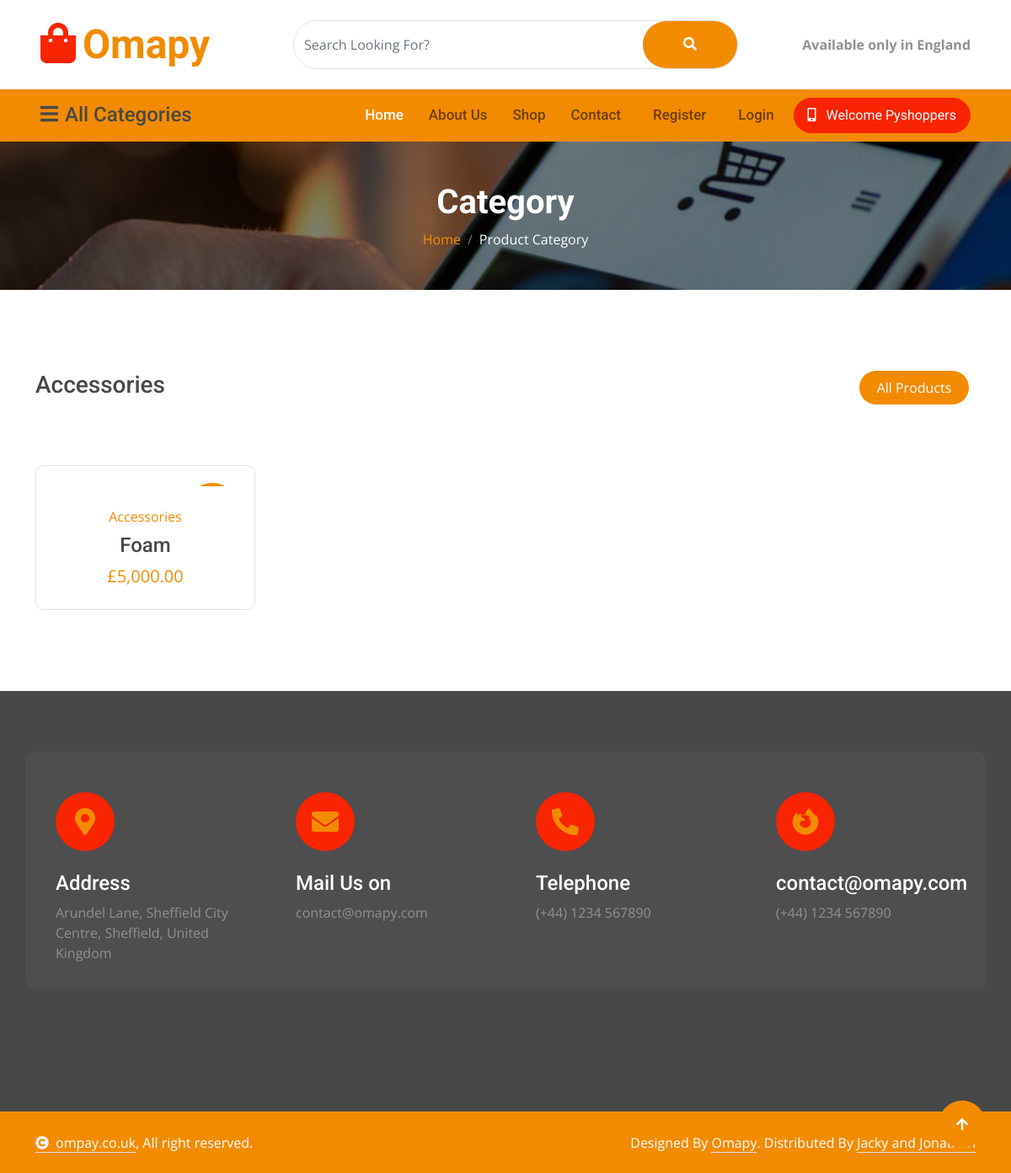
Before: /category/Accessories/ with the older database file.
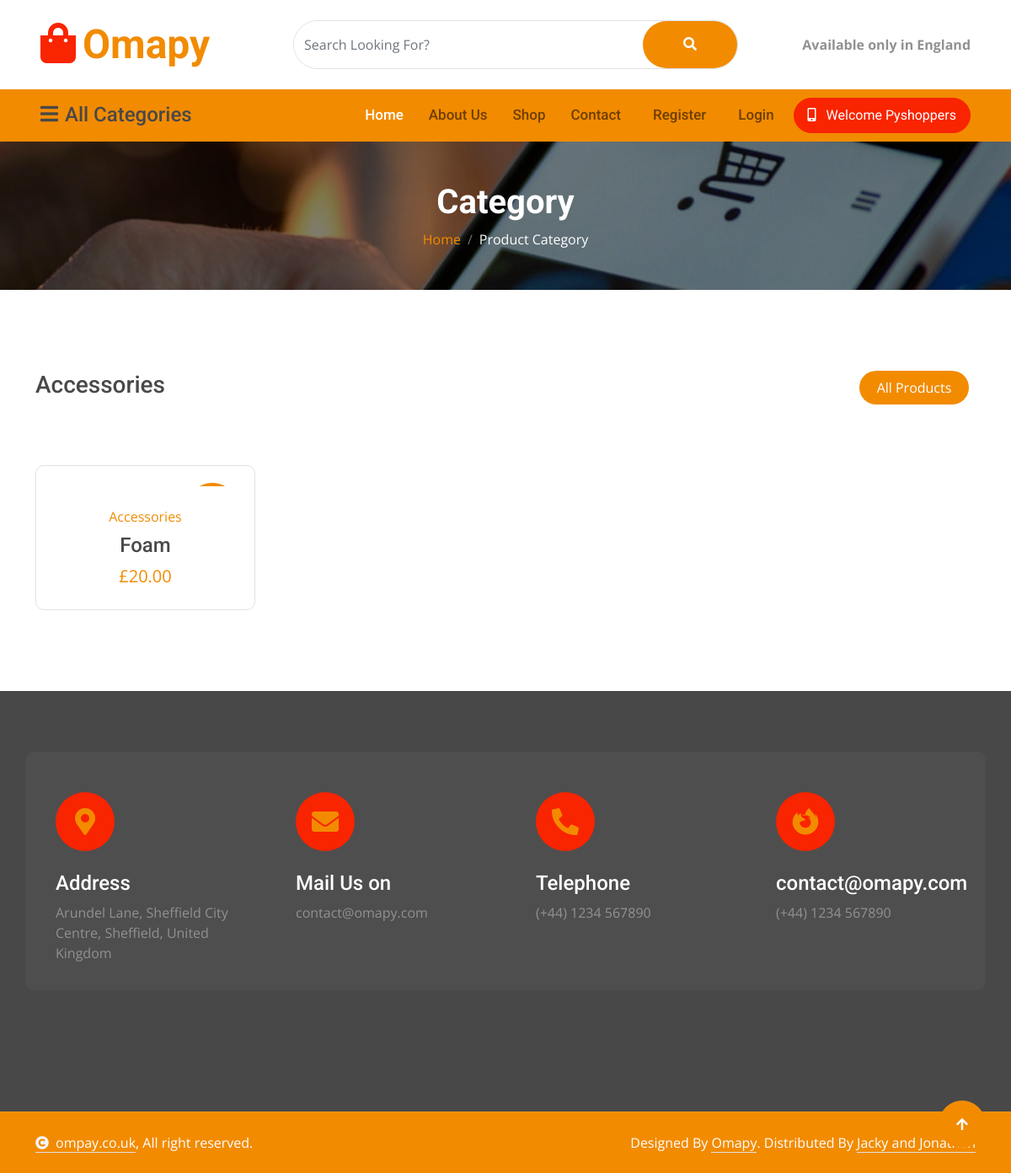
After: the same page with the newer database file.
### tables this page shows
CREATE TABLE products (
    id INTEGER PRIMARY KEY AUTOINCREMENT,
    created TIMESTAMP DEFAULT CURRENT_TIMESTAMP,
    user INTEGER NOT NULL REFERENCES users(id),
    product_name TEXT NOT NULL,
    product_price INTEGER NOT NULL,
    product_category TEXT,
    product_brand TEXT,
    product_description TEXT,
    product_image TEXT,
    product_gallery1 TEXT,
    product_gallery2 TEXT,
    product_gallery3 TEXT
);

### app.py (the view)
@app.route('/category/<string:category>/')
def category(category):
    products = get_products_by_category(category)
    if not products:
        flash('No products found in this category.', 'info')
    return render_template('product_category.html',title=category,products=products,category=category)

### app.py (called while the page is built)
@app.context_processor
def inject_csrf_token():
    return dict(csrf_token=generate_csrf())

@app.context_processor
def inject_site_name():
    return dict(siteName=siteName)

@app.context_processor
def inject_user():
    return {
        "username": session.get("username", "Shopper"),
        "user_id": session.get("user_id")
    }

@app.context_processor
def inject_admin():
    return dict(is_admin=is_admin)

@app.template_filter()
def get_username(user_id):
    user = get_user_by_id(user_id)
    return user['username'] if user else 'Unknown'

@app.template_filter('gbp')
def gbp(value):
    try:
        return "£{:,.2f}".format(float(value))
    except (ValueError, TypeError):
        return "£0.00"

@app.context_processor
def inject_categories():
    return {
        "categories": get_categories_with_count()
    }

### db/db.py (called while the page is built)
def get_user_by_id(user_id):
    conn = get_db_connection()
    user = conn.execute('SELECT * FROM users WHERE id = ?', (user_id,)).fetchone()
    conn.close()
    if user is None:
        abort(404)
    return user

### templates/product_category.html (shortened to what this page needs)
{% extends "base.html" %}
{% block content %}
<div class="container-fluid page-header py-5">
    <h1 class="text-center text-white display-6 wow fadeInUp" data-wow-delay="0.1s">Category</h1>
    <ol class="breadcrumb justify-content-center mb-0 wow fadeInUp" data-wow-delay="0.3s">
        <li class="breadcrumb-item"><a href="/">Home</a></li>
        <li class="breadcrumb-item active text-white">Product Category</li>
    </ol>
</div>
<div class="container-fluid product py-5">
    <div class="container py-5">
        <div class="tab-class">
            <div class="row g-4">
                <div class="col-lg-4 text-start wow fadeInLeft" data-wow-delay="0.1s">
                    <h3>{{title}}</h3>
                </div>
                <div class="col-lg-8 text-end wow fadeInRight" data-wow-delay="0.1s">
                    <ul class="nav nav-pills d-inline-flex text-center mb-5">
                        <li class="nav-item mb-4">
                            <a class="d-flex mx-2 py-2 bg-light rounded-pill active" href="">
                                <span class="text-dark" style="width: 130px;">All Products</span>
                            </a>
                        </li>
                    </ul>
                </div>
            </div>
            <div class="tab-content">
                <div id="tab-1" class="tab-pane fade show p-0 active">
                    <div class="row g-4">
                        {% for product in products %}
                        <div class="col-md-6 col-lg-4 col-xl-3">
                            <div class="product-item rounded wow fadeInUp" data-wow-delay="0.1s">
                                <div class="product-item-inner border rounded">
                                    <div class="product-item-inner-item">
                                        <div class="product-new">{{product['product_brand']}}</div>
                                    </div>
                                    <div class="text-center rounded-bottom p-4">
                                        <a href="{{ url_for('product', id=product['id']) }}"
                                            class="d-block mb-2">{{product['product_category']}}</a>
                                        <a href="{{ url_for('product', id=product['id']) }}"
                                            class="d-block h4">{{product['product_name']}} </a>
                                        <span class="text-primary fs-5"> {{ product['product_price'] | gbp }}</span>
                                    </div>
                                </div>
                            </div>
                        </div>
                        {% else %}
                        <p class="text-muted">No products available.</p>
                        {% endfor %}
                    </div>
                </div>
            </div>
        </div>
    </div>
</div>
{% endblock %}

Changed rows visible on the page:
changed products "Accessories": product_price|gbp "£5,000.00" → "£20.00"
